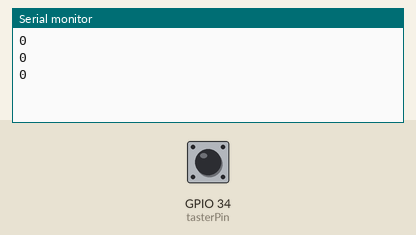
This sketch was run on a simulated ESP32. Parts: the last lines printed to the serial monitor. Inputs (shaded band) come from the test bench; at power-on: GPIO 34 (tasterPin) HIGH.

Above: at 1.2 s.
1.3 s: GPIO 34 (tasterPin) pulled LOW for 0.15 s
At 1.9 s:
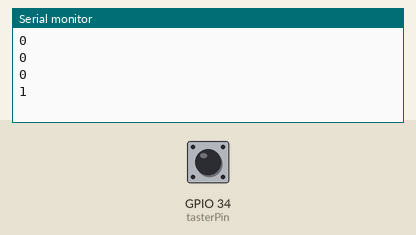
2.9 s: GPIO 34 (tasterPin) pulled LOW for 0.15 s
At 3.5 s:
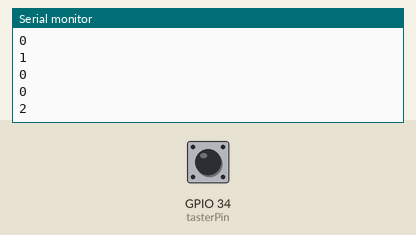
Timing chart, 0 to 5.9 s (numbered marks = the images above; inputs shaded):
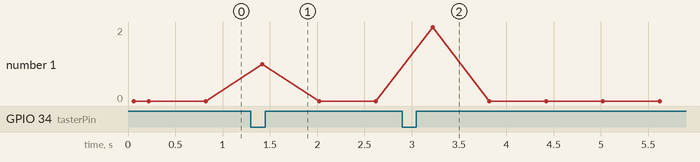

The sketch:

TASTER_Floating_ADC.ino
```cpp
const int tasterPin = 34;

void setup() {
  Serial.begin(115200);
  pinMode(tasterPin, INPUT);
}

void loop() {
  int wechsel = 0;
  int alt = digitalRead(tasterPin);
  for (int i = 0; i < 10000; i++) {      // ~10.000 schnelle Messungen
    int neu = digitalRead(tasterPin);
    if (neu != alt) wechsel++;
    alt = neu;
  }
  Serial.println(wechsel);               // > 0 = Pin kippt = Floating
  delay(100);
}
```

Measured:
- after the input at 1.3 s, the serial monitor: prints a new line after 0.12 s (image 1)
- after the input at 2.9 s, the serial monitor: prints a new line after 0.32 s (image 2)
